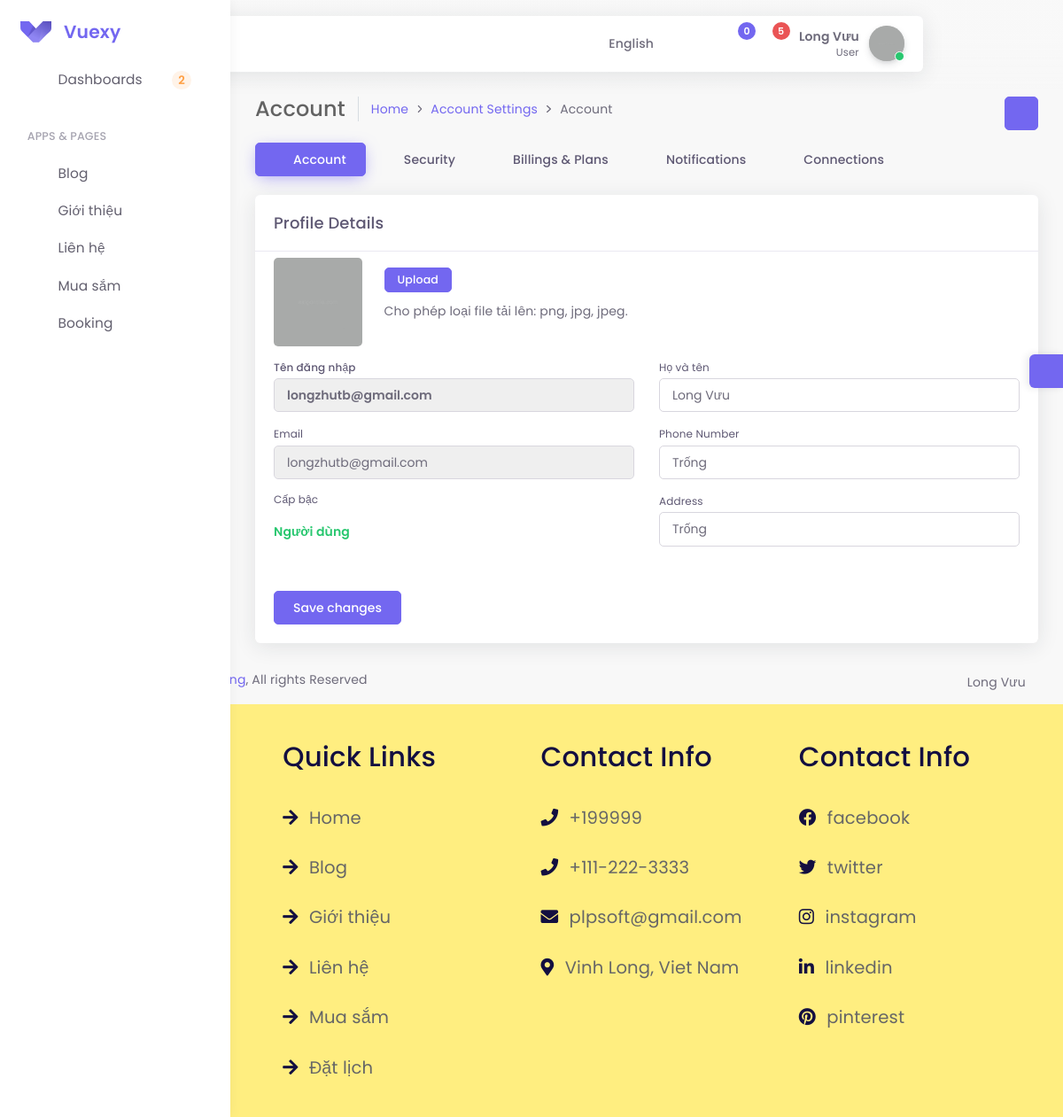
Page /profile-edit.html (signed in) on the committed database.
### tables this page shows
CREATE TABLE `user` (
  `UserID` int(11) NOT NULL,
  `Fullname` varchar(255) NOT NULL,
  `LoginName` varchar(255) NOT NULL,
  `Password` varchar(255) NOT NULL,
  `Address` varchar(255) DEFAULT 'Trống',
  `Email` varchar(255) NOT NULL,
  `Phone` int(10) DEFAULT NULL,
  `Token` varchar(255) NOT NULL,
  `img` varchar(255) DEFAULT NULL,
  `Status` tinyint(1) DEFAULT 0,
  `Level` tinyint(1) NOT NULL DEFAULT 0
);

### views/profile-edit.php (the view, shortened to what the rows shown need)
 <div class="app-content content ">
      <div class="content-wrapper container-xxl p-0">
        <div class="content-header row">
          <div class="content-header-left col-md-9 col-12 mb-2">
            <div class="row breadcrumbs-top">
              <div class="col-12">
                <h2 class="content-header-title float-start mb-0">Account</h2>
                <div class="breadcrumb-wrapper">
                  <ol class="breadcrumb">
                    <li class="breadcrumb-item"><a href="index.html">Home</a>
                    </li>
                    <li class="breadcrumb-item"><a href="#">Account Settings </a>
                    </li>
                    <li class="breadcrumb-item active"> Account
                    </li>
                  </ol>
                </div>
              </div>
            </div>
          </div>
          <div class="content-header-right text-md-end col-md-3 col-12 d-md-block d-none">
            <div class="mb-1 breadcrumb-right">
              <div class="dropdown">
                <button class="btn-icon btn btn-primary btn-round btn-sm dropdown-toggle" type="button" data-bs-toggle="dropdown" aria-haspopup="true" aria-expanded="false"><i data-feather="grid"></i></button>
              </div>
            </div>
          </div>
        </div>
        <div class="content-body"><div class="row">
  <div class="col-12">
    <ul class="nav nav-pills mb-2">
      <li class="nav-item">
        <a class="nav-link active" href="page-account-settings-account.html">
          <i data-feather="user" class="font-medium-3 me-50"></i>
          <span class="fw-bold">Account</span>
        </a>
      </li>
      <li class="nav-item">
        <a class="nav-link" href="page-account-settings-security.html">
          <i data-feather="lock" class="font-medium-3 me-50"></i>
          <span class="fw-bold">Security</span>
        </a>
      </li>
      <li class="nav-item">
        <a class="nav-link" href="page-account-settings-billing.html">
          <i data-feather="bookmark" class="font-medium-3 me-50"></i>
          <span class="fw-bold">Billings &amp; Plans</span>
        </a>
      </li>
      <li class="nav-item">
        <a class="nav-link" href="page-account-settings-notifications.html">
          <i data-feather="bell" class="font-medium-3 me-50"></i>
          <span class="fw-bold">Notifications</span>
        </a>
      </li>
      <li class="nav-item">
        <a class="nav-link" href="page-account-settings-connections.html">
          <i data-feather="link" class="font-medium-3 me-50"></i>
          <span class="fw-bold">Connections</span>
        </a>
      </li>
    </ul>
    <div class="card">
      <div class="card-header border-bottom">
        <h4 class="card-title">Profile Details</h4>
      </div>
      <div class="card-body ">
        <form class="validate-form pt-50" method="POST" action="" enctype="multipart/form-data">
        <?php if(empty($info['img'])==TRUE) { ?>
          <div class="d-flex">
            <a href="#" class="me-25">
              <img
                src="/uploads/img/mauxam.jpg"
                id="account-upload-img"
                class="uploadedAvatar rounded me-50"
                alt="profile image"
                height="100"
                width="100"
              />
            </a>
            <div class="d-flex align-items-end mb-3 mt-75 ms-1">
              <div>
                <label for="account-upload" class="btn btn-sm btn-primary mb-75 me-75">Upload</label>
                <p class="mb-0">Cho phép loại file tải lên: png, jpg, jpeg.</p>
              </div>
            </div>
          </div>
        <?php } ?>
          <div class="row">
            <div class="col-12 col-sm-6 mb-1">
              <label class="form-label fw-bold" for="accountFirstName">Tên đăng nhập</label>
              <input
                type="text"
                class="form-control fw-bolder"
                id="accountFirstName"
                name="UserID"
                placeholder="Nhập tên vô đây"
                value="<?=$info['LoginName']?>"
                data-msg="Please enter first name"
                readonly
              />
            </div>
            <div class="col-12 col-sm-6 mb-1">
              <label class="form-label" for="accountLastName">Họ và tên</label>
              <input
                type="text"
                class="form-control "
                id="accountLastName"
                name="fullname"
                placeholder="Doe"
                value="<?=$info['Fullname']?>"
                data-msg="Please enter last name"
              />
            </div>
            <div class="col-12 col-sm-6 mb-1">
              <label class="form-label" for="accountEmail">Email</label>
              <input
                type="email"
                class="form-control"
                id="accountEmail"
                name="email"
                placeholder="Email"
                value="<?=$info['Email']?>"
                readonly
              />
            </div>
            <?php if($info['Phone']==NULL) {?>
            <div class="col-12 col-sm-6 mb-1">
              <label class="form-label" for="accountPhoneNumber">Phone Number</label>
              <input
                type="text"
                class="form-control account-number-mask"
                id="accountPhoneNumber"
                name="phone"
                placeholder="Phone Number"
                value="Trống"
              />
            </div>
            <?php }?>
            <?php if($info['Level']==0) {?>
            <div class="col-12 col-sm-6 mb-1">
              <div class="card">
                <label class="form-label" for="accountOrganization">Cấp bậc</label>
                <span class="fw-bolder mt-1  text-success">Người dùng</span>
              </div>
            </div>
            <?php }?>
            <div class="col-12 col-sm-6 mb-1">
              <label class="form-label" for="accountAddress">Address</label>
              <input type="text" value="<?=$info['Address']?>" class="form-control" id="accountAddress" name="address" placeholder="Your Address" />
            </div>
            <div class="col-12">
              <button type="submit" class="btn btn-primary mt-1 me-1">Save changes</button>
            </div>
          </div>
        </form>
      </div>
    </div>
  </div>
</div>
        </div>
      </div>
    </div>

### views/header.php (shortened to what the rows shown need)
<!DOCTYPE html>
<html class="loading" lang="en" data-textdirection="ltr">
<head>
    <link rel="stylesheet" type="text/css" href="/app-assets/vendors/css/vendors.min.css">
    <link rel="stylesheet" type="text/css" href="/app-assets/vendors/css/charts/apexcharts.css">
    <link rel="stylesheet" type="text/css" href="/app-assets/vendors/css/extensions/toastr.min.css">
    <link rel="stylesheet" type="text/css" href="/app-assets/vendors/css/extensions/nouislider.min.css">
    <link rel="stylesheet" type="text/css" href="/app-assets/vendors/css/forms/spinner/jquery.bootstrap-touchspin.css">
    <link rel="stylesheet" type="text/css" href="/app-assets/vendors/css/extensions/swiper.min.css">
    <link rel="stylesheet" type="text/css" href="/app-assets/vendors/css/pickers/pickadate/pickadate.css">
    <link rel="stylesheet" type="text/css" href="/app-assets/vendors/css/pickers/flatpickr/flatpickr.min.css">
    <link rel="stylesheet" type="text/css" href="/app-assets/vendors/css/forms/select/select2.min.css">
    <link rel="stylesheet" type="text/css" href="/app-assets/vendors/css/forms/wizard/bs-stepper.min.css">
    <link rel="stylesheet" type="text/css" href="/app-assets/css/bootstrap.min.css">
    <link rel="stylesheet" type="text/css" href="/app-assets/css/bootstrap-extended.min.css">
    <link rel="stylesheet" type="text/css" href="/app-assets/css/colors.min.css">
    <link rel="stylesheet" type="text/css" href="/app-assets/css/components.min.css">
    <link rel="stylesheet" type="text/css" href="/app-assets/css/themes/dark-layout.min.css">
    <link rel="stylesheet" type="text/css" href="/app-assets/css/themes/bordered-layout.min.css">
    <link rel="stylesheet" type="text/css" href="/app-assets/css/themes/semi-dark-layout.min.css">
    <link rel="stylesheet" type="text/css" href="/app-assets/css/core/menu/menu-types/vertical-menu.min.css">
    <link rel="stylesheet" type="text/css" href="/app-assets/css/pages/dashboard-ecommerce.min.css">
    <link rel="stylesheet" type="text/css" href="/app-assets/css/plugins/charts/chart-apex.min.css">
    <link rel="stylesheet" type="text/css" href="/app-assets/css/pages/app-ecommerce.min.css">
    <link rel="stylesheet" type="text/css" href="/app-assets/css/plugins/extensions/ext-component-toastr.min.css">
    <link rel="stylesheet" type="text/css" href="/app-assets/css/pages/page-blog.min.css">
    <link rel="stylesheet" type="text/css" href="/app-assets/css/pages/page-knowledge-base.min.css">
    <link rel="stylesheet" type="text/css" href="/app-assets/css/plugins/forms/form-validation.css">
    <link rel="stylesheet" type="text/css" href="/app-assets/css/pages/authentication.css">
    <link rel="stylesheet" type="text/css" href="/app-assets/css/plugins/extensions/ext-component-sliders.min.css">
    <link rel="stylesheet" type="text/css" href="/app-assets/css/pages/app-ecommerce.min.css">
    <link rel="stylesheet" type="text/css" href="/app-assets/css/plugins/forms/pickers/form-flat-pickr.min.css">
    <link rel="stylesheet" type="text/css" href="/app-assets/css/plugins/forms/pickers/form-pickadate.min.css">
    <link rel="stylesheet" type="text/css" href="/app-assets/css/pages/app-ecommerce-details.min.css">
    <link rel="stylesheet" type="text/css" href="/app-assets/css/plugins/forms/form-number-input.min.css">
    <link rel="stylesheet" type="text/css" href="/app-assets/css/plugins/extensions/ext-component-sweet-alerts.min.css">
    <link rel="stylesheet" type="text/css" href="/app-assets/css/plugins/forms/form-validation.css">
    <link rel="stylesheet" type="text/css" href="/app-assets/css/pages/page-misc.min.css">
    <link rel="stylesheet" type="text/css" href="/app-assets/css/plugins/forms/form-wizard.min.css">
    <link rel="stylesheet" href="/app-assets/assets/css/main.css">
    <link rel="stylesheet" href="https://cdnjs.cloudflare.com/ajax/libs/font-awesome/5.15.4/css/all.min.css">
    <link rel="stylesheet" href="https://maxcdn.bootstrapcdn.com/font-awesome/4.5.0/css/font-awesome.min.css">
  </head>
  <body class="vertical-layout vertical-menu-modern  navbar-floating footer-static  " data-open="click" data-menu="vertical-menu-modern" data-col="">
    <nav class="header-navbar navbar navbar-expand-lg align-items-center floating-nav navbar-light navbar-shadow container-xxl">
      <div class="navbar-container d-flex content">
        <ul class="nav navbar-nav align-items-center ms-auto">
        <?php if(!isset($_SESSION['UserID'])) { ?>
          <li class="nav-item dropdown dropdown-user"><a class="nav-link dropdown-toggle dropdown-user-link" id="dropdown-user" href="#" data-bs-toggle="dropdown" aria-haspopup="true" aria-expanded="false">
            <a class="btn btn-primary me-1 waves-effect waves-float waves-light" href="./login.html">Đăng nhập</a>
          </li>
          <?php }else{ ?>
            <?php if($info['Level'] == 0) { ?>
            <li class="nav-item dropdown dropdown-user"><a class="nav-link dropdown-toggle dropdown-user-link" id="dropdown-user" href="#" data-bs-toggle="dropdown" aria-haspopup="true" aria-expanded="false">
                <div class="user-nav d-sm-flex d-none"><span class="user-name fw-bolder"><?= $info['Fullname'] ?></span><span class="user-status">User</span></div>
                <?php if(empty($info['img'])==TRUE) { ?>
                  <span class="avatar">
                    <img class="round" src="./uploads/img/mauxam.jpg" alt="avatar" height="40" width="40">
                    <span class="avatar-status-online"></span>
                  </span>
                <?php } ?>
              </a>
            </li>
          <?php } ?>
        <?php } ?>
        </ul>
      </div>
    </nav>
    <div class="main-menu menu-fixed menu-light menu-accordion menu-shadow" data-scroll-to-active="true">
      <div class="navbar-header">
        <ul class="nav navbar-nav flex-row">
          <li class="nav-item me-auto"><a class="navbar-brand" href="home.html">
              <h2 class="brand-text">Vuexy</h2></a></li>
        </ul>
      </div>
    </div>

### rows in the picture
user: Fullname "Long Vưu", UserID "longzhutb@gmail.com", fullname "Long Vưu", email "longzhutb@gmail.com", address "Trống"
